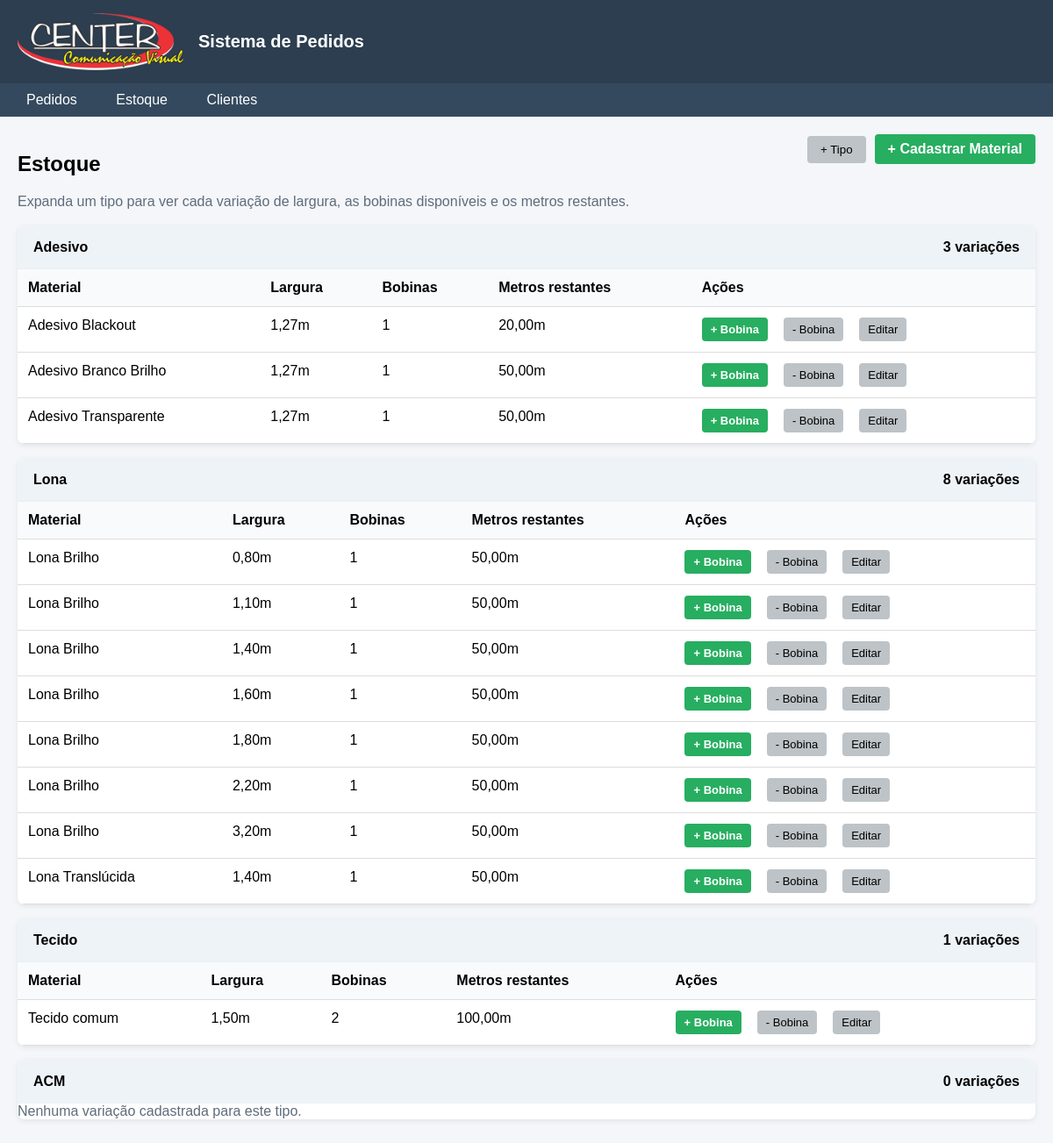
The page /estoque on the database its author committed.
### models/categoria_material.py (models this page shows)
class CategoriaMaterial(db.Model):
    __tablename__ = "categoria_material"
    id = db.Column(db.Integer, primary_key=True)
    nome = db.Column(db.String(50), nullable=False, unique=True)

### models/material.py (models this page shows)
class Material(db.Model):
    __tablename__ = "material"
    id = db.Column(db.Integer, primary_key=True)
    categoria = db.Column(db.String(50), nullable=False)
    nome = db.Column(db.String(120), nullable=False)
    largura_m = db.Column(db.Float, nullable=False)
    bobinas = db.relationship(
        "BobinaEstoque",
        back_populates="material",
        cascade="all, delete-orphan",
        lazy="select",
    )
    __table_args__ = (
        db.UniqueConstraint("categoria", "nome", "largura_m", name="uq_material_variacao"),
    )
    @property
    def largura_formatada(self):
        return f"{self.largura_m:.2f}".replace(".", ",") + "m"
    @property
    def quantidade_bobinas(self):
        return len(self.bobinas)
    @property
    def metros_disponiveis(self):
        return round(sum(bobina.metros_restantes for bobina in self.bobinas), 2)
    @property
    def metros_disponiveis_formatados(self):
        return f"{self.metros_disponiveis:.2f}".replace(".", ",") + "m"

### controllers/estoque_controller.py (the view)
@estoque_bp.route("/estoque")
def lista_estoque():
    secoes = construir_secoes_estoque()
    return render_template("estoque/lista.html", secoes=secoes)

### templates/estoque/lista.html (shortened to what this page needs)
{% extends "base.html" %}
{% block content %}
<link rel="stylesheet" href="{{ url_for('static', filename='css/estoque.css') }}">
<div class="estoque-header">
<div>
<h2>Estoque</h2>
<p class="estoque-subtitle">Expanda um tipo para ver cada variação de largura, as bobinas disponíveis e os metros restantes.</p>
</div>
<div class="estoque-header-actions">
<button type="button" class="btn-sec" id="abrir-novo-tipo">+ Tipo</button>
<a href="/estoque/novo" class="btn">+ Cadastrar Material</a>
</div>
</div>
{% for secao in secoes %}
<details class="estoque-secao" open>
<summary>
<span>{{ secao.categoria }}</span>
<span>{{ secao.itens | length }} variações</span>
</summary>
{% if secao.itens %}
<table class="tabela-estoque">
<thead>
<tr>
<th>Material</th>
<th>Largura</th>
<th>Bobinas</th>
<th>Metros restantes</th>
<th>Ações</th>
</tr>
</thead>
<tbody>
{% for item in secao.itens %}
<tr>
<td>{{ item.nome }}</td>
<td>{{ item.largura }}</td>
<td>{{ item.bobinas }}</td>
<td>{{ item.metros_restantes }}</td>
<td>
<div class="acoes-estoque">
<form method="post" action="{{ url_for('estoque.adicionar_unidade', material_id=item.id) }}">
<button class="btn btn-small" type="submit">+ Bobina</button>
</form>
<form method="post" action="{{ url_for('estoque.remover_unidade', material_id=item.id) }}">
<button class="btn-sec btn-small" type="submit">- Bobina</button>
</form>
<button class="btn-sec btn-small" type="button" data-editar-estoque="{{ item.id }}">Editar</button>
</div>
</td>
</tr>
{% endfor %}
</tbody>
</table>
{% else %}
<p class="estoque-vazio">Nenhuma variação cadastrada para este tipo.</p>
{% endif %}
</details>
{% endfor %}
{% endblock %}

### static/css/lista.css (style rules this page uses)
body { font-family: Arial; margin:0; background:#f4f6f9; }
.btn { background:#27ae60; color:white; border:none; padding:8px 15px; cursor:pointer; border-radius:4px; font-weight:bold; }
table { width:100%; border-collapse:collapse; background:white; box-shadow:0 2px 5px rgba(0,0,0,0.1); }
th, td { padding:10px; border-bottom:1px solid #ddd; text-align:left; }
th { background:#ecf0f1; }
form { background:white; padding:20px; border-radius:5px; max-width:700px; }
h2 { margin-bottom:20px; }
.btn-sec { margin-left:10px; padding:6px 10px; }

### static/css/estoque.css (style rules this page uses)
.estoque-header { display:flex; align-items:flex-start; justify-content:space-between; gap:16px; margin-bottom:18px; flex-wrap:wrap; }
.estoque-header-actions { display:flex; gap:10px; align-items:center; flex-wrap:wrap; }
.estoque-subtitle { margin:6px 0 0; color:#5f6c7b; }
.estoque-secao { margin-bottom:16px; background:white; border-radius:8px; box-shadow:0 2px 6px rgba(0,0,0,0.08); overflow:hidden; }
.estoque-secao summary { display:flex; justify-content:space-between; align-items:center; padding:16px 18px; cursor:pointer; font-weight:bold; background:#eef3f7; }
.tabela-estoque { width:100%; border-collapse:collapse; background:white; }
.tabela-estoque th, .tabela-estoque td { padding:12px; border-bottom:1px solid #ddd; text-align:left; vertical-align:top; }
.tabela-estoque th { background:#f8fafc; }
.estoque-vazio { margin:0; color:#5f6c7b; }
.acoes-estoque { display:flex; gap:8px; flex-wrap:wrap; }
.acoes-estoque form, .editar-estoque-form { background:transparent; padding:0; max-width:none; border-radius:0; }
.btn { background:#27ae60; color:white; padding:8px 15px; text-decoration:none; border-radius:4px; border:none; cursor:pointer; }
.btn-sec { background:#bdc3c7; border:none; padding:8px 15px; border-radius:4px; cursor:pointer; }
.btn-small { padding:6px 10px; font-size:13px; }

### rows shown on the page
CategoriaMaterial: categoria "Adesivo", itens|length "3"
Material: nome "Adesivo Blackout", largura "1,27m", bobinas "1", metros_restantes "20,00m"
Material: nome "Adesivo Branco Brilho", largura "1,27m", bobinas "1", metros_restantes "50,00m"
Material: nome "Adesivo Transparente", largura "1,27m", bobinas "1", metros_restantes "50,00m"
CategoriaMaterial: categoria "Lona", itens|length "8"
Material: nome "Lona Brilho", largura "0,80m", bobinas "1", metros_restantes "50,00m"
Material: nome "Lona Brilho", largura "1,10m", bobinas "1", metros_restantes "50,00m"
Material: nome "Lona Brilho", largura "1,40m", bobinas "1", metros_restantes "50,00m"
Material: nome "Lona Brilho", largura "1,60m", bobinas "1", metros_restantes "50,00m"
Material: nome "Lona Brilho", largura "1,80m", bobinas "1", metros_restantes "50,00m"
Material: nome "Lona Brilho", largura "2,20m", bobinas "1", metros_restantes "50,00m"
Material: nome "Lona Brilho", largura "3,20m", bobinas "1", metros_restantes "50,00m"
Material: nome "Lona Translúcida", largura "1,40m", bobinas "1", metros_restantes "50,00m"
CategoriaMaterial: categoria "Tecido", itens|length "1"
Material: nome "Tecido comum", largura "1,50m", bobinas "2", metros_restantes "100,00m"
CategoriaMaterial: categoria "ACM", itens|length "0", shows "Nenhuma variação cadastrada para este tipo."
